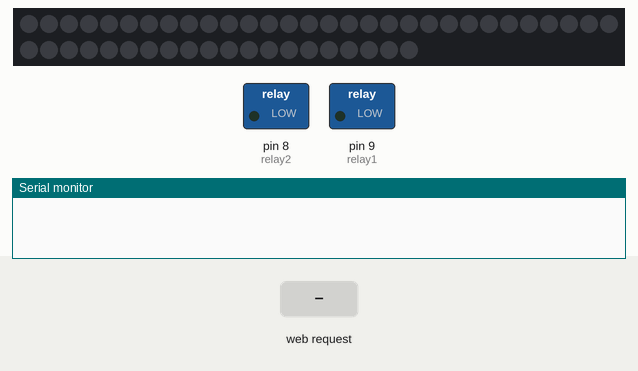
Recording of a sketch running on a simulated Arduino Uno, built with avr-gcc and run on an emulated ATmega328P. Parts: 50 RGB LEDs in strip order, left to right, continuing on the next row, switched loads named in the sketch (green lamp = pin HIGH), the last lines printed to the serial monitor. The test bench sets the inputs (shaded band).

Above: at 1.2 s.
1.3 s: HTTP request GET /chroma received
At 1.46 s:
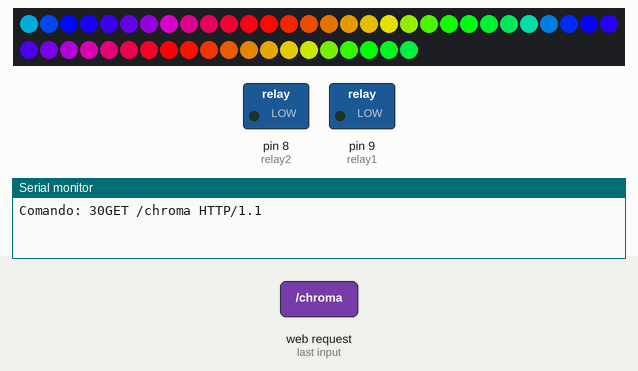
3.7 s: HTTP request GET /Luz received
At 3.86 s:
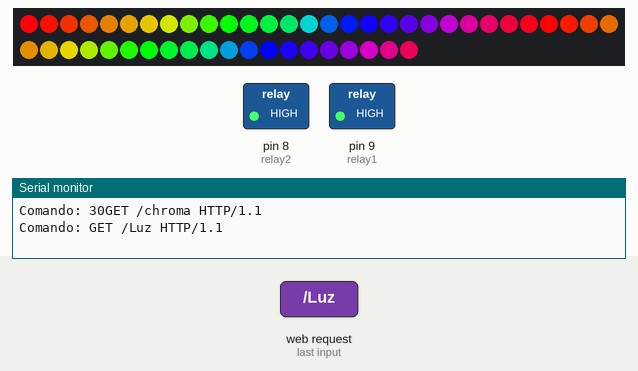
6.1 s: HTTP request GET /Color received
At 6.8 s:
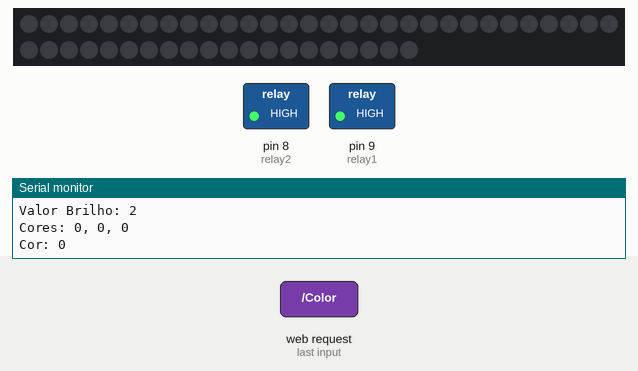
7.6 s: HTTP request GET /chroma received
At 9.86 s:
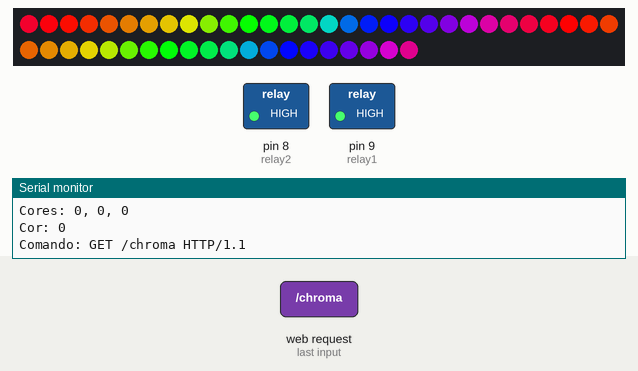
10.6 s: HTTP request GET /?Efeito=0 received
At 11.97 s:
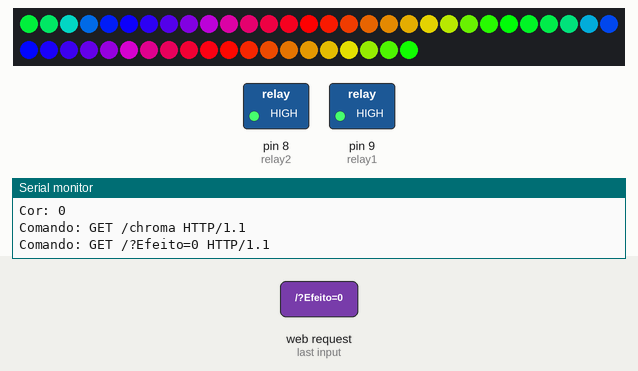
13.3 s: HTTP request GET /?Efeito=1 received
At 14.68 s:
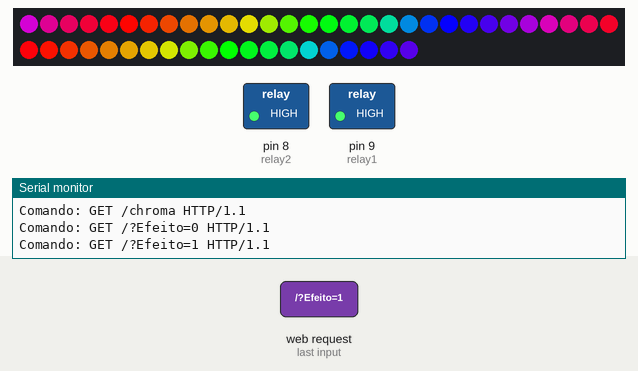
Timing chart, 0 to 16.3 s (numbered marks = the images above; inputs shaded):
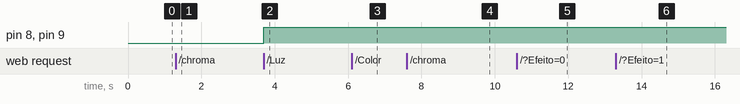

Measured:
- after the input at 1.3 s, the LEDs: change at once (image 1)
- after the input at 3.7 s, pin 8 (relay2), pin 9 (relay1): LOW → HIGH at once
- after the input at 6.1 s, the LEDs: change at once (image 3)
- after the input at 7.6 s, the LEDs: first change at once (image 4 shows a later state)

The sketch:

EthernetFitaLed_2.7_Botao_HTML.ino
```cpp
#include <FastLED.h>
#include <SPI.h>
#include <String.h>
#include <Ethernet.h>

#define COLOR_ORDER BGR

#define NUM_LEDS 50
#define DATA_PIN 7
// Define the array of leds
CRGB leds[NUM_LEDS];

//====================================================== Variaveis Musica ======================================================
#define analogInPin A1
byte sensorValue = 0;
byte Qtdleds = 0;
byte i = 0;
byte numMin = 20; //Numero minimo do sinal para ligar todos os leds
byte maior = numMin;
long long unsigned int lastmillis = 0;
long long unsigned int lastmillis2 = 0;
byte Musica = 1;
byte efeitosMusica = 1;
int starthue = 140;

//====================================================== Rele ======================================================
#define relay1 9
#define relay2 8


//====================================================== Config de rede ======================================================
byte mac[] = { 0x90, 0xA2, 0xDA, 0x00, 0x9B, 0x36 }; // Endereço Mac
byte ip[] = { 192, 168, 1, 4}; // Endereço de Ip da sua Rede
EthernetServer server(80); // Porta de serviço

//====================================================== Variaveis ======================================================
String readString = String(30); // string para buscar dados de endereço
float temperatura = 0;

byte Cor = 0;
byte delEfeito = 55;
byte efeito = 0;
boolean executar = false;

char LeBrilho[10];
int Brilho = 255;


byte n = 0;
byte Inicio = 0;

byte luz = 1;

byte r = 0, g = 0, b = 0;

char Hexa[10];

//====================================================== Setup ======================================================
void setup() {

  FastLED.addLeds<WS2811, DATA_PIN, RGB>(leds, NUM_LEDS);
  pinMode(relay1, OUTPUT);
  pinMode(relay2, OUTPUT);
  digitalWrite(relay1, LOW);
  digitalWrite(relay2, LOW);

  // Inicia o Ethernet
  Ethernet.begin(mac, ip);
  Serial.begin(115200);

  Musica = 0;
  for (int i = 0; i < NUM_LEDS; i++) {
    leds[i] = CRGB::Black;
  }
  FastLED.show();

}
int conectou = 0;
//====================================================== Loop ======================================================
void loop() {


  Fita();
  MusicaSinc();

}

void Fita()
{
  EthernetClient client = server.available();
  if (client) {

    while (client.connected())
    {
      if (client.available())
      {
        char c = client.read();
        // ler caractere por caractere vindo do HTTP

        if (readString.length() < 30)
        {
          // armazena os caracteres para string
          readString += (c);

        }
        //se o pedido HTTP terminou
        if (c == '\n')
        {
          Serial.print("Comando: ");
          Serial.println(readString);

          if (readString.indexOf("chroma") > 0)
          {
            Cor = 9;
          }
          if (readString.indexOf("Efeito=0") > 0)
          {
            efeito = 0;
          }
          if (readString.indexOf("Efeito=1") > 0)
          {
            efeito = 1;
          }
          if (readString.indexOf("EfeitoMusic=0") > 0)
          {
            efeitosMusica = 0;
          }
          if (readString.indexOf("EfeitoMusic=1") > 0)
          {
            efeitosMusica = 1;
          }
          if (readString.indexOf("EfeitoMusic=2") > 0)
          {
            efeitosMusica = 2;
          }
          if (readString.indexOf("EfeitoMusic=3") > 0)
          {
            efeitosMusica = 3;
          }
          if (readString.indexOf("Musica=1") > 0)
          {
            Musica = 1;
          }
          if (readString.indexOf("Musica=0") > 0)
          {
            Musica = 0;
            Leds(r, b, g);
          }
          if (readString.indexOf("Luz") > 0)
          {
            if (luz == 0) {
              digitalWrite(relay1, LOW);
              digitalWrite(relay2, LOW);
            }
            if (luz == 1) {
              digitalWrite(relay1, HIGH);
              digitalWrite(relay2, HIGH);
            }
            luz ++;
            if (luz > 1)luz = 0;

          }


          if (readString.indexOf("Color") > 0)
          {
            //Musica = 0;
            Inicio = achaInicio('r');

            Serial.print("Inicio Hexa: ");
            Serial.println(Inicio);
            n = 0;
            for (byte i = Inicio; i < Inicio + 9; i++) {
              if (n < 6) {
                Hexa[n] = readString[i];

              }
              else {
                LeBrilho[n - 6] = readString[i];
              }

              n++;
            }
            Hexa[n - 3] = NULL;
            LeBrilho[n - 6] = NULL;
            Brilho = atoi(LeBrilho);
            Brilho = map(Brilho, 0, 100, 0, 255);


            Serial.print("Valor Hexa: ");
            Serial.println(Hexa);
            Serial.print("Valor Brilho: ");
            Serial.println(Brilho);

            Converte(Hexa);
            Leds(b, r, g);

          }


          // dados HTML de saída começando com cabeçalho padrão
          client.println("HTTP/1.1 200 OK");
          client.println("Content-Type: text/html");
          client.println();
          client.println("<TITLE>Automacao Quarto</TITLE>");
          //client.println("<body bgcolor='#505050'>"); Falta memoria no arduino uno


          client.println("<input type=button value=Chroma style=height:60px; width:300px ");
          client.println(" onclick=\"document.location='/chroma'\" />");
          //client.println("<br>");
          client.println("<input type=button value=Azul style=height:60px; width:300px ");
          client.println(" onclick=\"document.location='/Color0000FF100'\" />");
          //client.println("<br>");
          client.println("<input type=button value=Vermelho style=height:60px; width:300px ");
          client.println(" onclick=\"document.location='/ColorFF0000100'\" />");
          //client.println("<br>");
          client.println("<input type=button value=Verde style=height:60px; width:300px ");
          client.println(" onclick=\"document.location='/Color00FF00100'\" />");

          client.println("<br>");
          client.println("<br>");

          client.println("<table border='1'>");//Inicia a tabela e coloca uma borda de espessura
          client.println("<tr>");//Cria a primeira linha da tabela>
          client.println("<TD ALIGN=MIDDLE WIDTH=200>Cor ligada</TD>");//Aqui foi criada uma célula>
          client.println("<TD ALIGN=MIDDLE WIDTH=200>");

           if (Cor == 0) {
            client.print("Desligado");
          }
          if (Cor == 1) {
            client.print("Vermelho Ligado");
          }
          if (Cor == 2) {
            client.print("Verde Ligado");
          }
          if (Cor == 3) {
            client.print("Azul Ligado");
          }
          if (Cor == 4) {
            client.print("Branco Ligado");
          }
          if (Cor == 9) {
            client.print("Chroma");
          }
          client.println("</TD>");//Termina o TD
          client.println("</TR>");

          client.println("</table>");


          client.print("<font size='10'>");
          client.println("<br>");


          if (luz == 0) {
            client.println("Luz desligada<br>");
          }
          if (luz == 1) {
            client.println("Luz Ligada<br>");
          }
          if (Musica == 0) {
            client.println("Musica Desligada<br>");

          }
          if (Musica == 1) {
            client.println("Musica Ligada<br>");
          }
          if (efeitosMusica == 0) {
            client.println("Efeito Musica 0<br>");
          }
          if (efeitosMusica == 1) {
            client.println("Efeito Musica 1<br>");
          }


          //limpa string para a próxima leitura
          readString = "";

          // parar cliente
          client.stop();

        }
      }
    }
  }
  if (Cor == 9) {
    if ((millis() - lastmillis2) > 15) // Efeito chroma
    {
      starthue--;
      lastmillis2 = millis();

    }
    fill_rainbow( leds, NUM_LEDS, starthue, 10);
    FastLED.show();
  }

}

byte achaInicio(char simb)
{
  byte j = 0;
  bool Parar = true;
  byte inici;
  while (Parar) {
    j++;
    if (readString[j] == simb) {
      inici = j;
      inici = inici + 1;
      Parar = false;
    }
  }
  return (inici);
}

//====================================================== Leds() ======================================================
void Leds(int x, int y, int z)
{

  if (efeito == 0) {
    for (int i = 0; i < NUM_LEDS; i++) {

      leds[i] = CRGB(x, y, z);

    }
    FastLED.show();
  }

  if (efeito == 1) {
    int n = 29;
    for (int i = 30; i < 60; i++) {

    }
    leds[i] = CRGB(x, y, z);
    leds[n] = CRGB(x, y, z);

    FastLED.show();
    n--;
    delay(delEfeito);

  }
}
//====================================================== Converte ======================================================
void Converte(String value)
{

  char charbuf[8];
  value.toCharArray(charbuf, 8);
  long int rgb = strtol(charbuf, 0, 16); //=>rgb=0x001234FE;
  r = (byte)(rgb >> 16);
  g = (byte)(rgb >> 8);
  b = (byte)(rgb);

  r = map(r, 0, 255, 0, Brilho);
  g = map(g, 0, 255, 0, Brilho);
  b = map(b, 0, 255, 0, Brilho);

  Serial.print("\nCores: ");
  Serial.print(r);
  Serial.print(", ");
  Serial.print(g);
  Serial.print(", ");
  Serial.println(b);
  if(Cor==9)Cor = 0;//Desligar o efeito chroma se ele estiver ativado
  if (r == Brilho)Cor = 1;
  if (g == Brilho)Cor = 2;
  if (b == Brilho)Cor = 3;
  if (r == Brilho && g == Brilho && b == Brilho)Cor = 4;
  Serial.print("Cor: ");
  Serial.println(Cor);

}
//====================================================== Musica ======================================================
void MusicaSinc()
{
  if (Musica == 1) {
    if(Cor==9)Cor = 0;//Desligar o efeito chroma se ele estiver ativado

    sensorValue = analogRead(analogInPin);
    Serial.println(sensorValue);

    if (sensorValue > maior)
    {
      maior = sensorValue;
      lastmillis = millis(); //Quando acha um valor maior demora mais `o tempo` para comecar a diminuir

    }


    if ((millis() - lastmillis) > 7000) // resetar o maior numero de leds que vao ligar
    {
      maior--;

      if (maior <= numMin)
      {
        lastmillis = millis();
      }
    }

    musicaEfeitos();


    FastLED.show();
  }

}
//====================================================== Efeitos da Musica ======================================================
void musicaEfeitos()
{
  if (efeitosMusica == 0)
  {
    Qtdleds = map(sensorValue, 0,  maior, 0, 50);

    for ( int i = 0; i < 50; i++)//Acendo os led conforme o sinal
    {
      if ( i < Qtdleds) {
        leds[i] = CRGB(r, b, g);
      }
      if ( i >= Qtdleds) {
        leds[i] = CRGB::Black;
      }
    }

  }
  if (efeitosMusica == 1)
  {
    Qtdleds = map(sensorValue, 0,  maior, 0, 25);
    byte j = 24;
    for ( int i = 24; i < 50; i++)//Acendo os led conforme o sinal
    {
      if ( i < Qtdleds + 24) {
        leds[i] = CRGB(r, b, g);
      }
      if ( i >= Qtdleds + 24) {
        leds[i] = CRGB::Black;
      }
      if ( j > -Qtdleds + 24) {
        leds[j] = CRGB(r, b, g);
      }
      if ( j <= -Qtdleds + 24) {
        leds[j] = CRGB::Black;
      }
      j--;
    }
  }
  if (efeitosMusica == 2)
  {
    Qtdleds = map(sensorValue, 0,  maior, 0, 50);

    if ((millis() - lastmillis2) > 15) // Efeito chroma
    {
      starthue--;
      lastmillis2 = millis();

    }

    if (Qtdleds != 0)fill_rainbow( leds, NUM_LEDS, starthue, 5); //Nao ficar atualizando o tempo todo quando nao tem musica.
    for ( int i = 0; i < 50; i++)//Acendo os led conforme o sinal
    {
      if ( i >= Qtdleds) {
        leds[i] = CRGB::Black;
      }
    }

  }
  if (efeitosMusica == 3)
  {

    Qtdleds = map(sensorValue, 0,  maior, 0, 25);
    byte j = 24;

    if ((millis() - lastmillis2) > 15) // Efeito chroma
    {
      starthue--;
      lastmillis2 = millis();

    }
    if (Qtdleds != 0)fill_rainbow( leds, NUM_LEDS, starthue, 5); //Nao ficar atualizando o tempo todo quando nao tem musica.

    for ( int i = 24; i < 50; i++)//Acendo os led conforme o sinal
    {
      if ( i >= Qtdleds + 24) {
        leds[i] = CRGB::Black;
      }
      if ( j <= -Qtdleds + 24) {
        leds[j] = CRGB::Black;
      }
      j--;
    }
  }


}
```
